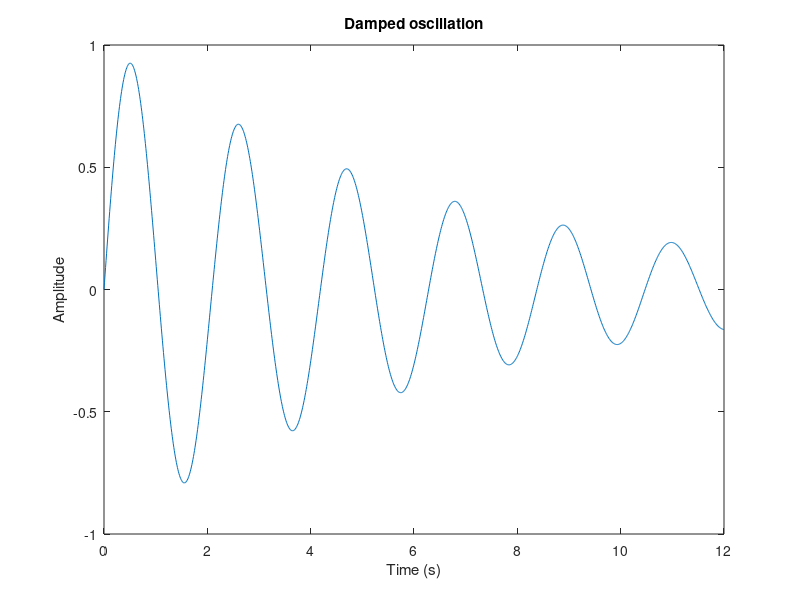

Source code (MATLAB):
% Sample a damped wave and plot it.
t = linspace(0, 12, 1200);
y = exp(-0.15 .* t) .* sin(3 .* t);
plot(t, y);
title('Damped oscillation');
xlabel('Time (s)');
ylabel('Amplitude');
peak = max(y)
energy = sum(y.^2)
